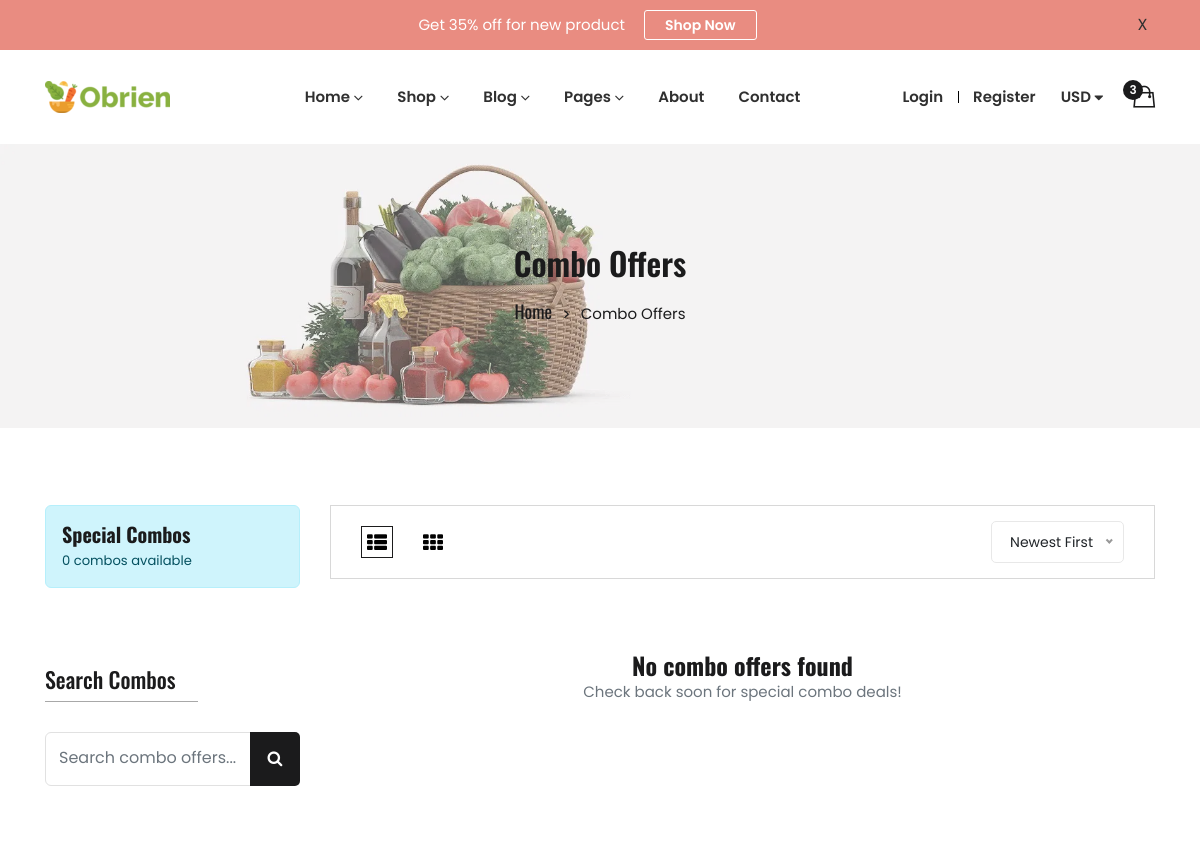
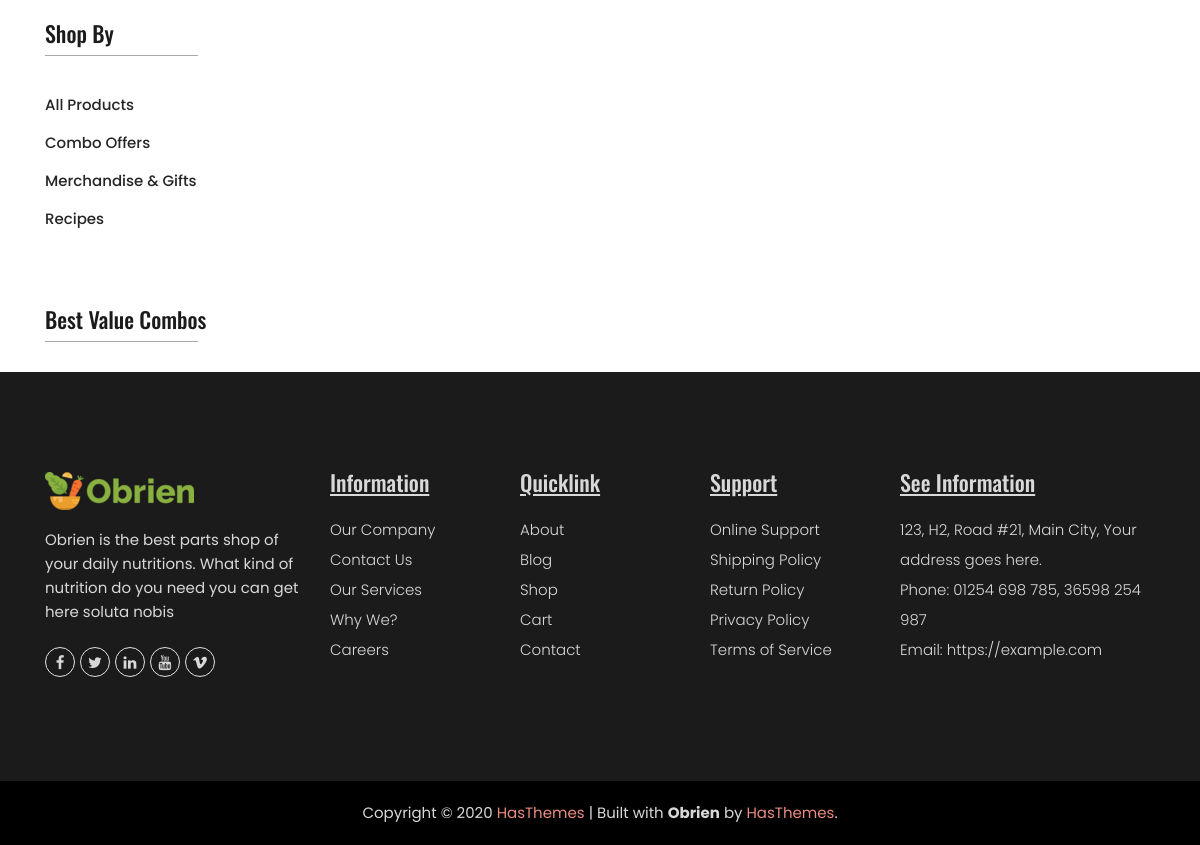
Page /products/baskets/ on the earlier database version (2 pictures, top to bottom).
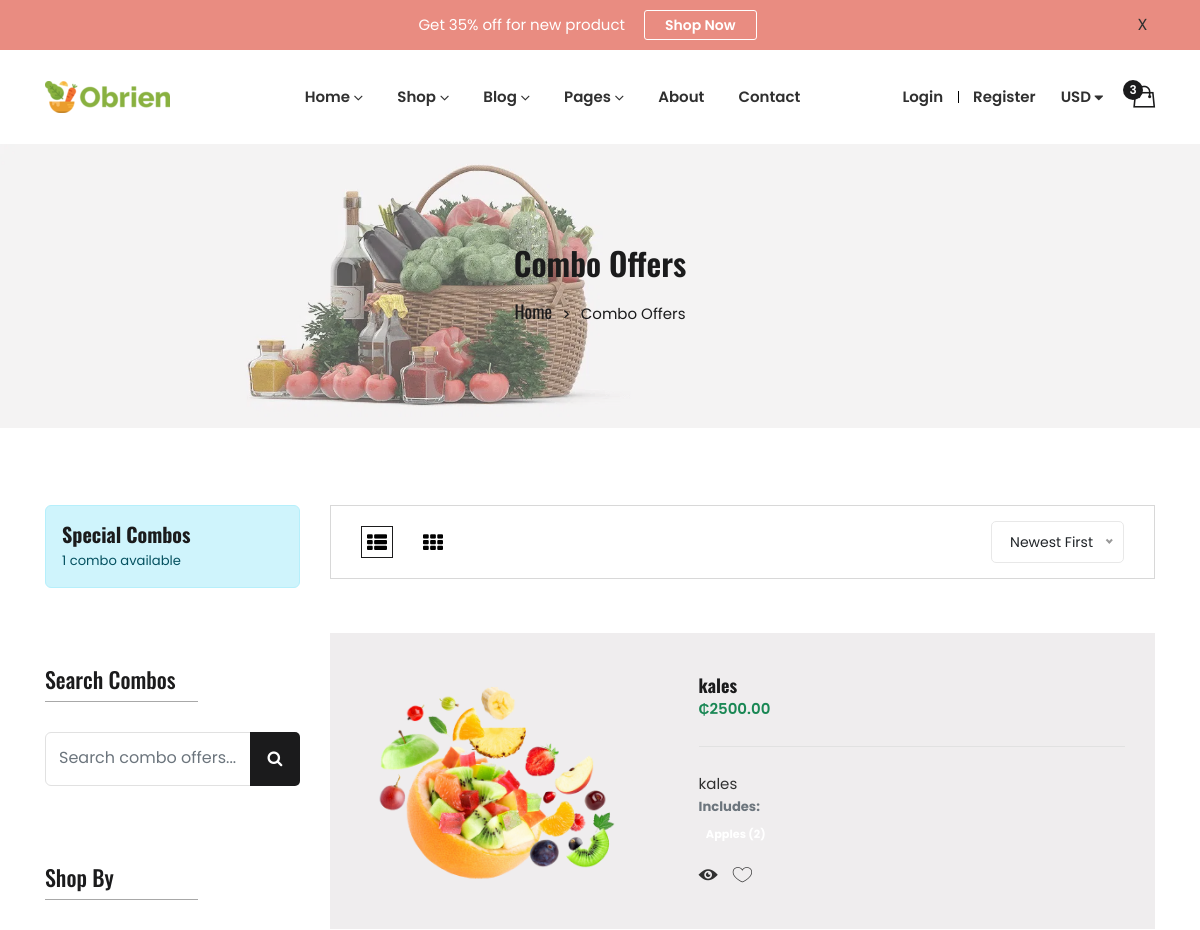
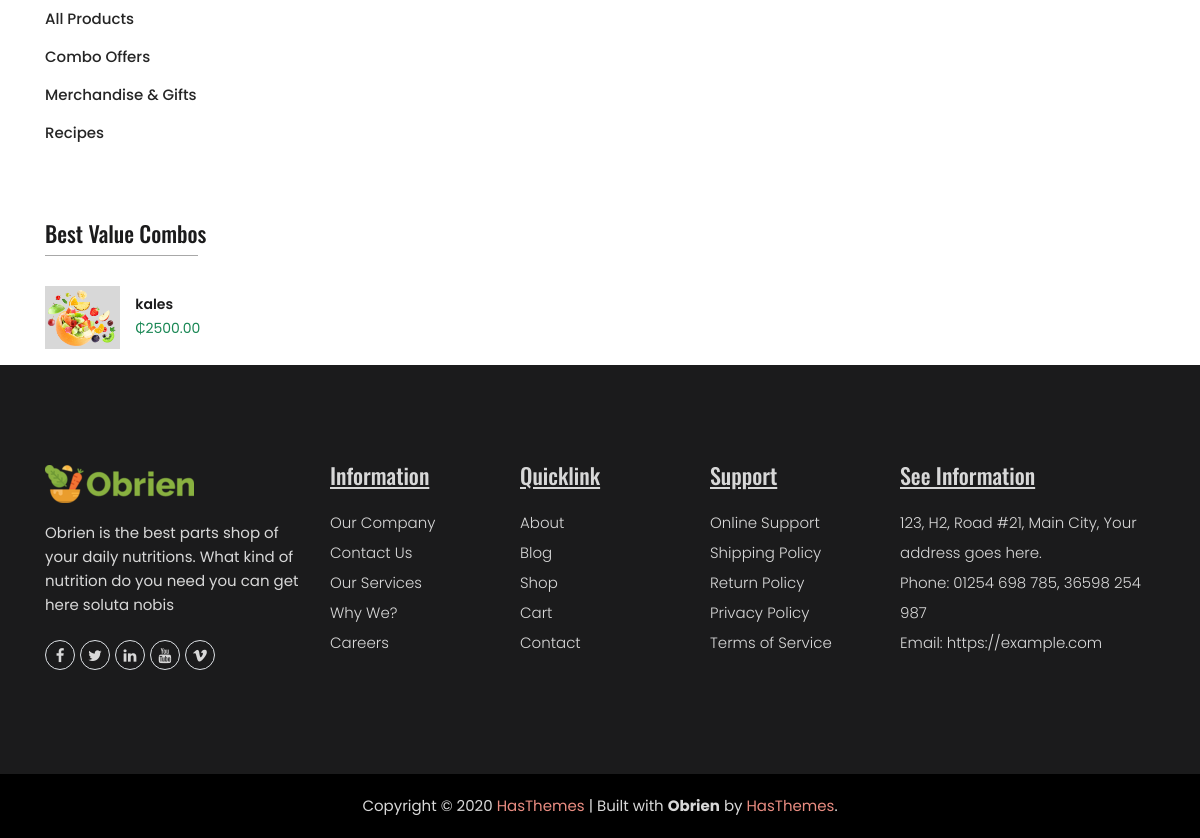
Same page on the later database version (2 pictures, top to bottom).
### products/models.py (models this page shows, shortened)
class ProductBasket(models.Model):
    basket_id = models.CharField(max_length=50, unique=True, editable=False)
    name = models.CharField(max_length=200)
    slug = models.SlugField(max_length=200, unique=True)
    description = models.TextField()
    price = models.DecimalField(max_digits=10, decimal_places=2, validators=[MinValueValidator(0)])
    image = models.ImageField(upload_to=basket_image_path)
    is_active = models.BooleanField(default=True)
    created_at = models.DateTimeField(auto_now_add=True)
    updated_at = models.DateTimeField(auto_now=True)
    products = models.ManyToManyField(
        Product,
        through='BasketItem',
        through_fields=('basket', 'product'),
        related_name='baskets'
    )
    class Meta:
        ordering = ['-created_at']
        verbose_name = "Product Basket"
        verbose_name_plural = "Product Baskets"
    def get_absolute_url(self):
        return reverse('products:basket_detail', args=[self.slug])
    @property
    def stock(self):
        if not self.included_products.exists():
            return 0
        min_stock = None
        for basket_item in self.included_products.select_related('product').all():
            product = basket_item.product
            if not product.is_active:
                return 0
            baskets_possible = product.stock // basket_item.quantity
            if min_stock is None or baskets_possible < min_stock:
                min_stock = baskets_possible
        return min_stock or 0
    @property
    def is_in_stock(self):
        return self.stock > 0
    @property
    def total_original_price(self):
        total = Decimal('0.00')
        for basket_item in self.included_products.select_related('product').all():
            total += basket_item.product.price * basket_item.quantity
        return total
    @property
    def discount_amount(self):
        return self.total_original_price - self.price
    @property
    def discount_percentage(self):
        if self.total_original_price > 0:
            discount = ((self.total_original_price - self.price) / self.total_original_price) * 100
            return round(discount, 1)
        return 0
    @property
    def savings_per_basket(self):
        return self.discount_amount

### products/views.py (the view)
# urls.py: path('baskets/', views.BasketListView.as_view(), name='basket_list'),
class BasketListView(ListView):
    model = ProductBasket
    template_name = 'products/basket_list.html'
    context_object_name = 'baskets'
    paginate_by = 9
    def get_queryset(self):
        return ProductBasket.objects.filter(is_active=True).prefetch_related(
            'included_products__product'
        )
    def get_context_data(self, **kwargs):
        context = super().get_context_data(**kwargs)
        context['title'] = 'Combo Offers'
        return context

### templates/products/basket_list.html (shortened to what the changed rows need)
{% extends 'base.html' %}
{% load static %}
{% block content %}
<div class="shop-wrapper">
    <div class="shop-main-area">
        <div class="container container-default custom-area">
            <div class="row flex-row-reverse">
                <div class="col-lg-9 col-12 col-custom widget-mt">
                    <div class="row shop_wrapper grid_list">
                        {% for basket in baskets %}
                        <div class="col-12 col-custom product-area">
                            <div class="single-product position-relative">
                                <div class="product-image">
                                    <a class="d-block" href="{{ basket.get_absolute_url }}">
                                        {% if basket.image %}
                                            <img src="{{ basket.image.url }}" alt="{{ basket.name }}" class="product-image-1 w-100">
                                        {% else %}
                                            <img src="{% static 'assets/images/product/placeholder.jpg' %}" class="product-image-1 w-100">
                                            <img src="{% static 'assets/images/product/placeholder.jpg' %}" class="product-image-2 position-absolute w-100">
                                        {% endif %}
                                    </a>
                                </div>
                                <div class="product-content-listview">
                                    <h4 class="title-2"><a href="{{ basket.get_absolute_url }}">{{ basket.name }}</a></h4>
                                    <div class="price-box mb-2">
                                        <span class="regular-price text-success">₵{{ basket.price }}</span>
                                    </div>
                                    <p class="desc-content">{{ basket.description|truncatewords:20 }}</p>
                                    <div class="basket-products-list mb-3">
                                        <small class="text-muted d-block mb-1">
                                            <strong>Includes:</strong>
                                        </small>
                                        {% for item in basket.included_products.all|slice:":3" %}
                                            <span class="badge badge-light mr-1 mb-1">{{ item.product.name }} ({{ item.quantity }})</span>
                                        {% endfor %}
                                    </div>
                                    <div class="add-action-listview d-flex">
                                        <a href="{{ basket.get_absolute_url }}" title="View Details"><i class="ion-eye"></i></a>
                                        <a href="#" title="Add to Wishlist"><i class="ion-ios-heart-outline"></i></a>
                                    </div>
                                </div>
                            </div>
                        </div>
                        {% empty %}
                        <div class="col-12 text-center py-5">
                            <h4>No combo offers found</h4>
                            {% if request.GET.q %}
                                <p class="text-muted">No combos found for "{{ request.GET.q }}"</p>
                            {% else %}
                                <p class="text-muted">Check back soon for special combo deals!</p>
                            {% endif %}
                        </div>
                        {% endfor %}
                    </div>
                </div>
                <div class="col-lg-3 col-12 col-custom">
                    <aside class="sidebar_widget widget-mt">
                        <div class="widget_inner">
                            <div class="widget-list widget-mb-4">
                                <div class="alert alert-info">
                                    <h5 class="mb-1">Special Combos</h5>
                                    <p class="mb-0 small">{{ page_obj.paginator.count }} combo{{ page_obj.paginator.count|pluralize }} available</p>
                                </div>
                            </div>
                            <div class="widget-list">
                                <div class="sidebar-body">
                                    {% for best_basket in baskets|slice:":3" %}
                                    <div class="sidebar-product align-items-center mb-3">
                                        <a href="{{ best_basket.get_absolute_url }}" class="image">
                                            <img src="{{ best_basket.image.url|default:'/static/assets/images/product/placeholder.jpg' }}" alt="{{ best_basket.name }}" width="80">
                                        </a>
                                        <div class="product-content">
                                            <h6 class="title-2 mb-1"><a href="{{ best_basket.get_absolute_url }}">{{ best_basket.name|truncatechars:25 }}</a></h6>
                                            <div class="price-box">
                                                <span class="regular-price text-success">₵{{ best_basket.price }}</span>
                                            </div>
                                        </div>
                                    </div>
                                    {% endfor %}
                                </div>
                            </div>
                        </div>
                    </aside>
                </div>
            </div>
        </div>
    </div>
</div>
{% endblock %}

Differences in the rows shown:
added ProductBasket: image (picture), name "kales", price "2500.00", description "kales"
Other differences:
{{ page_obj.paginator.count }}: "0" → "1"
text no longer shown: "No combo offers found Check back soon for special combo deals!"
